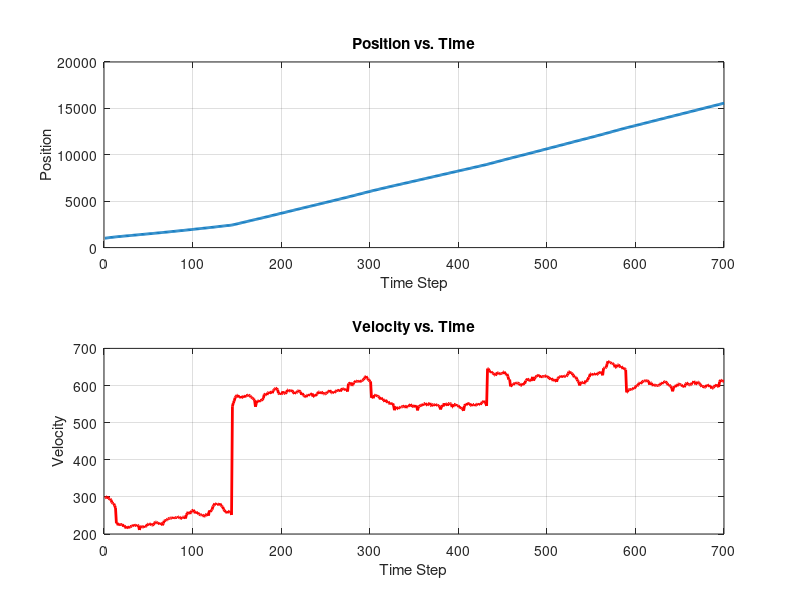

MATLAB code to generate this figure:
% real system


% Initial conditions
position = 1000;
velocity = 300;
std = [0.0001, 0.0002]; % gaussian noise stds for (position, velocity)

t = 0; 
dt = 0.04; % time-track 
num_steps = 700; % Define the number of simulation steps
 


% Storage for plotting
positions = zeros(num_steps, 1);
velocities = zeros(num_steps, 1);
time = 1:num_steps;


% Create single particle
p = [position, velocity]; 

for j = 1:num_steps

    % with noise at base level
    noise_a = randn * 80;
    a = -9*tan(3*t) + noise_a; 

    % propogate model
    A = [1, dt; 0, 1];       % A
    B = [dt^2 / 2, dt];             % control input
    % process_noise = std .* randn(2, 1); 

    % Update state
    p = (A * p')' + B * a;
    
    % Store values for plotting
    positions(j) = p(1); % x
    velocities(j) = p(2); % v

    t = t + dt; 
end


% Save for output 
save('positions.mat', 'positions'); 
save('velocities.mat', "velocities")

% Plot results
figure;

subplot(2,1,1); % First subplot: Position over time
plot(time, positions, '-', 'LineWidth', 2);
xlabel('Time Step');
ylabel('Position');
title('Position vs. Time');
grid on;

subplot(2,1,2); % Second subplot: Velocity over time
plot(time, velocities, '-', 'LineWidth', 2, 'Color', 'r');
xlabel('Time Step');
ylabel('Velocity');
title('Velocity vs. Time');
grid on;